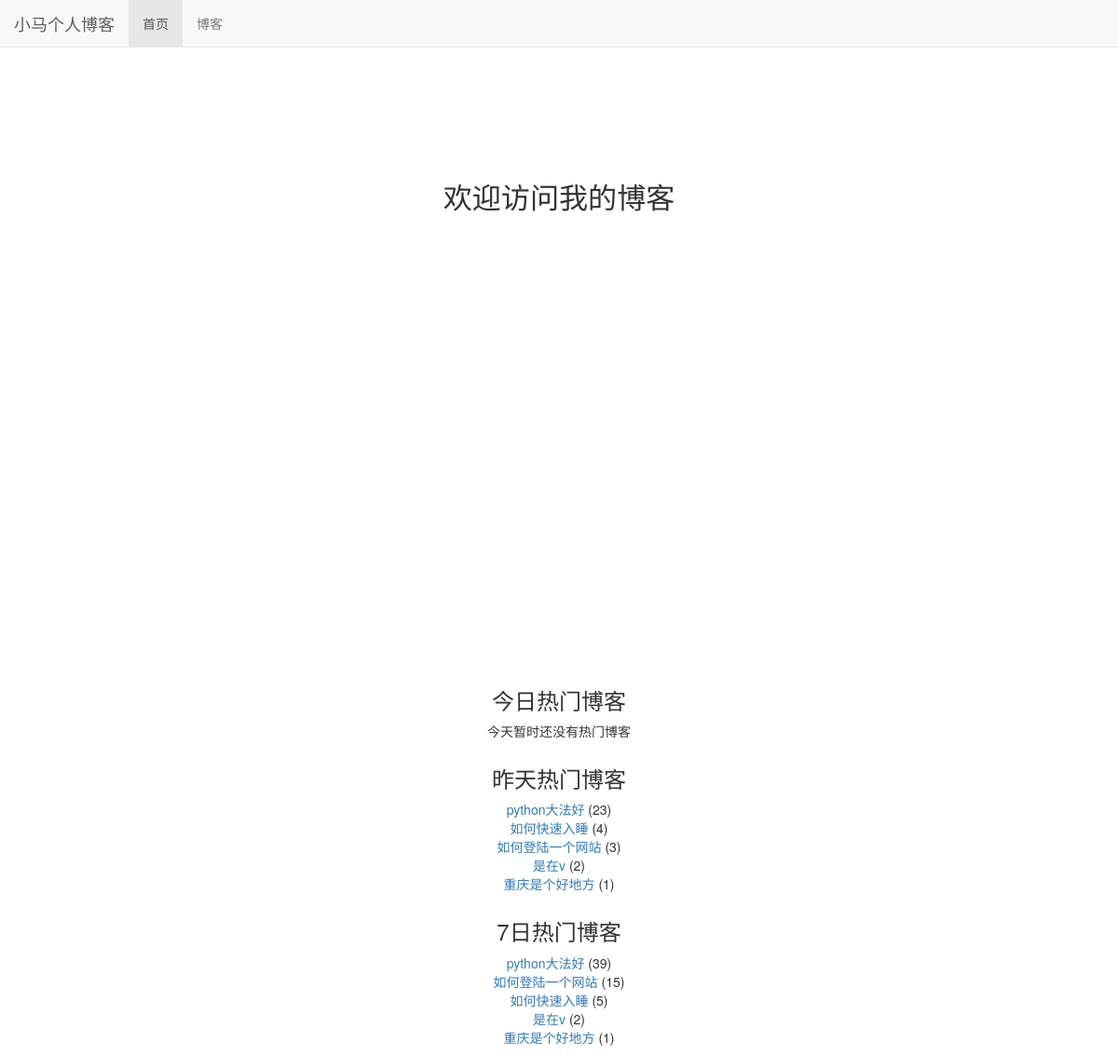
Before: / with the older database file.
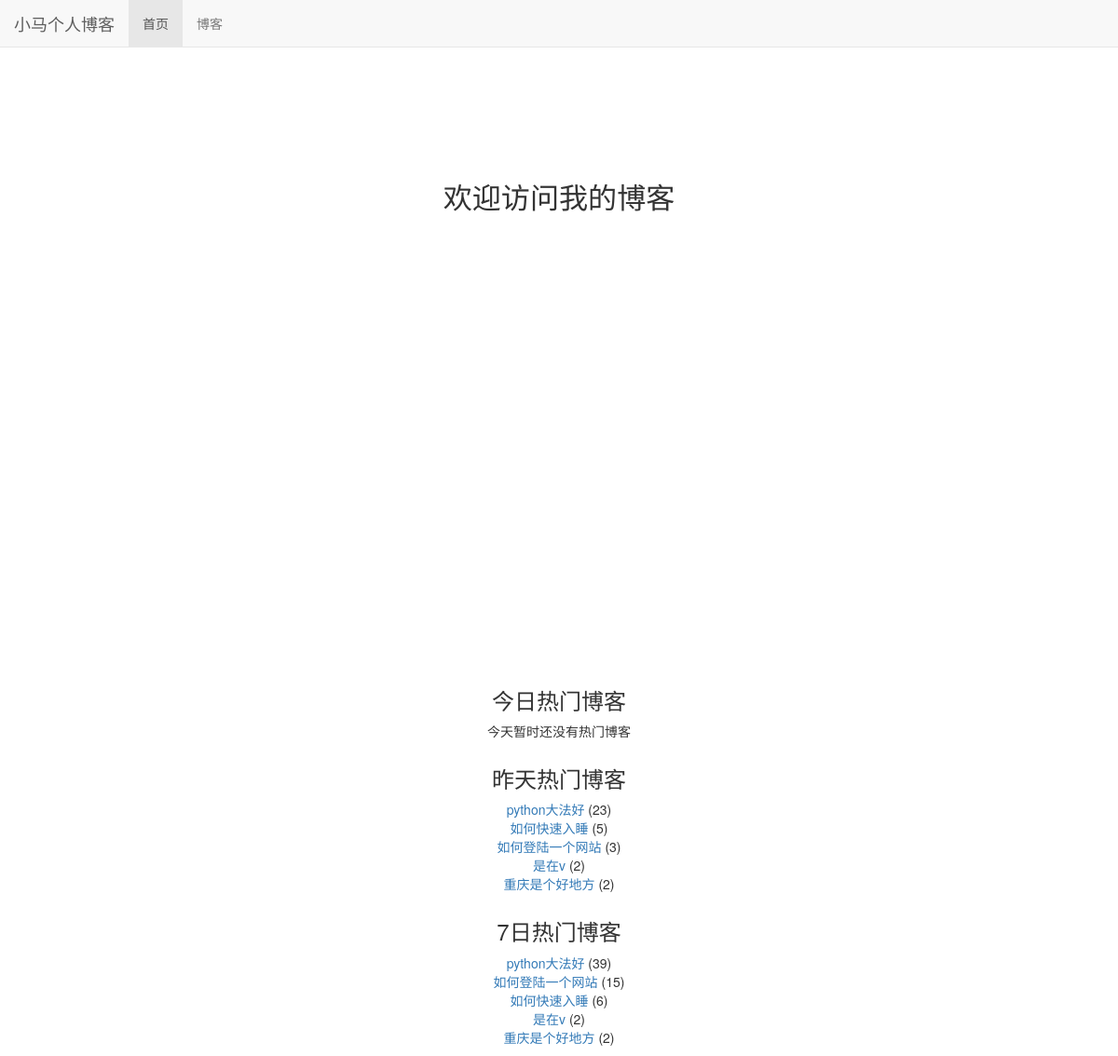
After: the same page with the newer database file.
### read_statistics/models.py (models this page shows)
class ReadDetail(models.Model):
    date = models.DateField(default=timezone.now)
    read_num = models.IntegerField(default=0)
    content_type = models.ForeignKey(ContentType, on_delete=models.CASCADE)
    object_id = models.PositiveIntegerField()
    content_object = GenericForeignKey('content_type', 'object_id')

### blog/models.py (models this page shows, shortened)
class Blog(models.Model, ReadNumExpandMethod):
    title = models.CharField(max_length=50)
    blog_type = models.ForeignKey(BlogType, on_delete=models.CASCADE)
    content = RichTextUploadingField()
    author = models.ForeignKey(User, on_delete=models.CASCADE)
    read_details = GenericRelation(ReadDetail)
    created_time = models.DateTimeField(auto_now_add=True)
    last_updated_time = models.DateTimeField(auto_now=True)
    class Meta:
        ordering = ["-created_time"]

### blogs/views.py (the view)
# urls.py: 2. Add a URL to urlpatterns:  path('', views.home, name='home')
def home(request):
    blog_content_type = ContentType.objects.get_for_model(Blog)
    dates, read_nums = get_seven_days_read_data(blog_content_type)
    hot_blogs_for_days = cache.get('hot_blogs_for_days')
    if hot_blogs_for_days is None:
        hot_blogs_for_days = get_days_hot_blogs()
        cache.set('hot_blogs_for_days', hot_blogs_for_days, 3600)
        print('calc')
    else:
        print("use cache")
    context = {}
    context['read_nums'] = read_nums
    context['dates'] = dates
    context['today_hot_data'] = get_today_hot_data(blog_content_type)
    context['yesterday_hot_data'] = get_yesterday_hot_data(blog_content_type)
    context['hot_blogs_for_days'] = get_days_hot_blogs()
    return render(request, 'home.html', context)

### blogs/views.py (called while the page is built)
def get_days_hot_blogs():  # 7日热门
    today = timezone.now().date()
    date = today - datetime.timedelta(days=7)
    blogs = Blog.objects \
        .filter(read_details__date__lt=today, read_details__date__gte=date) \
        .values('id', 'title') \
        .annotate(read_num_sum=Sum('read_details__read_num')) \
        .order_by('-read_num_sum')
    return blogs

### read_statistics/utils.py (called while the page is built)
def get_seven_days_read_data(content_type):  # 获取7天的访问量
    today = timezone.now().date()
    dates = []
    read_nums = []
    for i in range(7, 0, -1):
        date = today - datetime.timedelta(days=i)
        dates.append(date.strftime('%m/%d'))
        read_details = ReadDetail.objects.filter(content_type=content_type, date=date)
        result = read_details.aggregate(read_num_sum=Sum('read_num'))
        read_nums.append(result['read_num_sum'] or 0)
    return dates, read_nums

def get_today_hot_data(content_type):  # 今日热门
    today = timezone.now().date()
    read_details = ReadDetail.objects.filter(
        content_type=content_type, date=today) \
        .order_by('-read_num')
    return read_details[:7]  # 前7条

### templates/home.html (shortened to what this page needs)
{% extends 'base.html' %}
{% block nav_home_active %}
    active
{% endblock %}
{% block content %}
    <h1 class="home-content">欢迎访问我的博客</h1>
    <div id="container"></div>
    <div class="hot-data">
        <h3>今日热门博客</h3>
        <ul>
            {% for hot_data in today_hot_data %}
                <li>
                    <a href="{% url 'blog_detail'  hot_data.content_object.pk %}">{{ hot_data.content_object.title }}</a>
                    ({{ hot_data.read_num }})
                </li>
            {% empty %}
                <li>今天暂时还没有热门博客</li>
            {% endfor %}
        </ul>
    </div>
    <div class="hot-data">
        <h3>昨天热门博客</h3>
        <ul>
            {% for hot_data in yesterday_hot_data %}
                <li>
                    <a href="{% url 'blog_detail'  hot_data.content_object.pk %}">{{ hot_data.content_object.title }}</a>
                    ({{ hot_data.read_num }})
                </li>
            {% empty %}
                <li>昨天没有热门博客</li>
            {% endfor %}
        </ul>
    </div>
    <div class="hot-data">
        <h3>7日热门博客</h3>
        <ul>
            {% for hot_blog in hot_blogs_for_days %}
                <li><a href="{% url 'blog_detail'  hot_blog.id %}">{{ hot_blog.title }}</a>
                    ({{ hot_blog.read_num_sum }})
                </li>
            {% empty %}
                <li>7日内没有热门博客</li>
            {% endfor %}
        </ul>
    </div>
{% endblock %}

Changed rows visible on the page:
changed ReadDetail "如何快速入睡": read_num "4" → "5"
changed ReadDetail "重庆是个好地方": read_num "1" → "2"
computed for Blog "如何快速入睡": read_num_sum "5" → "6"
computed for Blog "重庆是个好地方": read_num_sum "1" → "2"
